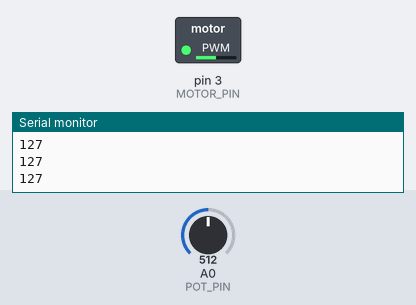
The sketch below on a simulated Arduino Uno, built with avr-gcc and run on an emulated ATmega328P. On the bench: switched loads named in the sketch (green lamp = pin HIGH), the last lines printed to the serial monitor. The inputs (shaded band) are chosen by the test bench; at power-on: A0 (POT_PIN) = 512.

Above: at 1.2 s.
1.3 s: A0 (POT_PIN) set to 716
At 2.5 s:
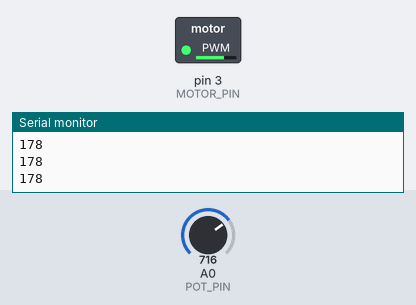
2.8 s: A0 (POT_PIN) set to 900
At 3.8 s:
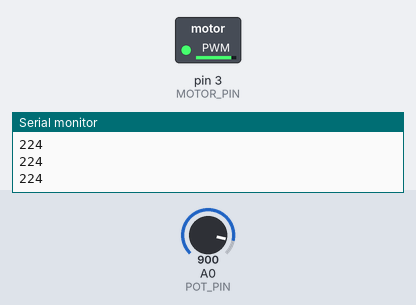
4.3 s: A0 (POT_PIN) set to 122
At 4.9 s:
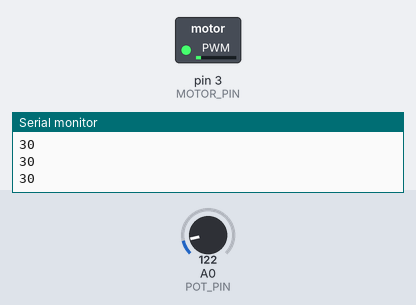
5.8 s: A0 (POT_PIN) set to 0
At 6.2 s:
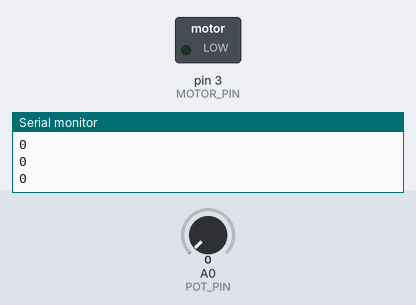
7.3 s: A0 (POT_PIN) set to 511
At 8.5 s:
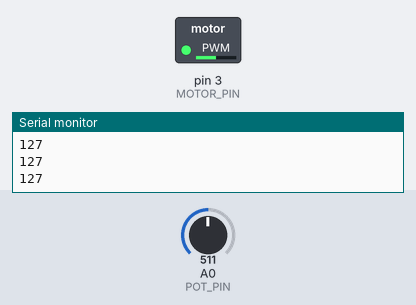
Timing chart, 0 to 9.8 s (numbered marks = the images above; inputs shaded):
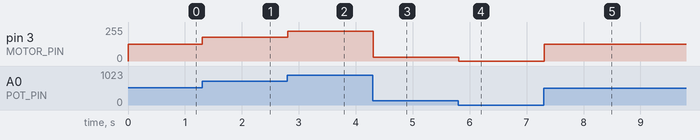

The sketch:

motorTest.ino
```cpp
#define MOTOR_PIN 3
#define POT_PIN A0
int value = 0;

void setup() {
  Serial.begin(9600);
  pinMode(MOTOR_PIN, OUTPUT);
}

void loop() {
  value = analogRead(POT_PIN);
  value = map(value, 0, 1023, 0, 255);
  analogWrite(MOTOR_PIN, value);
  Serial.println(value);
  delay(10);
}
```

Measured:
- after the input at 1.3 s, pin 3 (MOTOR_PIN): 127/255 → 178/255 at once
- after the input at 2.8 s, pin 3 (MOTOR_PIN): 178/255 → 224/255 at once
- after the input at 4.3 s, pin 3 (MOTOR_PIN): 224/255 → 30/255 at once
- after the input at 5.8 s, pin 3 (MOTOR_PIN): 30/255 → 0/255 at once
- after the input at 7.3 s, pin 3 (MOTOR_PIN): 0/255 → 127/255 at once
